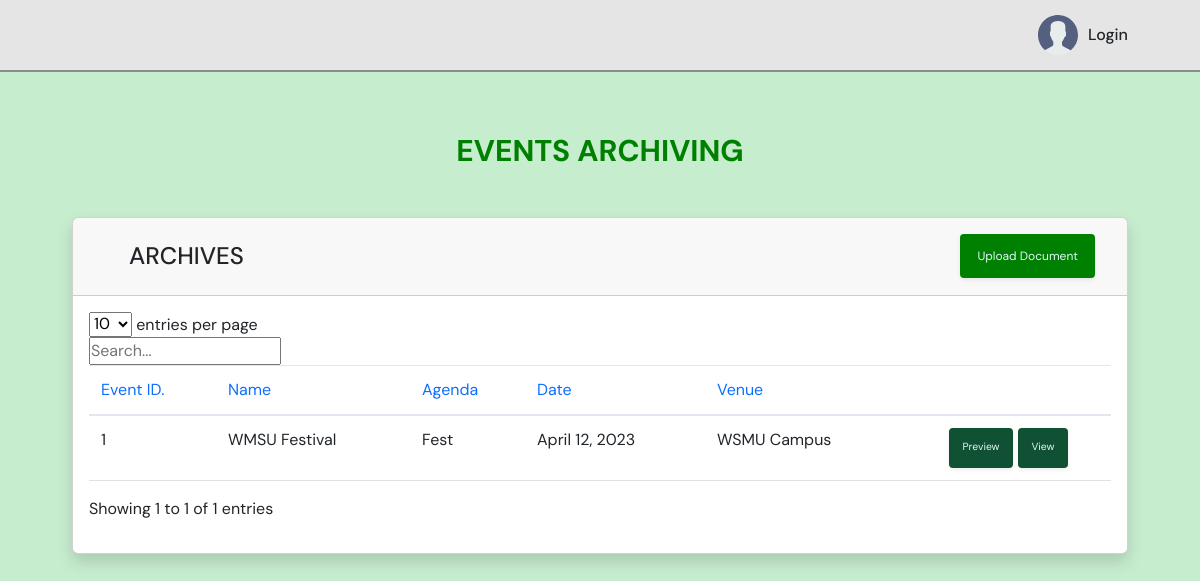
Screenshot of /events/ with the database file from the repository.
### home/models.py (models this page shows, shortened)
class Event(models.Model):
    event_id = models.CharField(max_length=10, primary_key=True)
    event_name = models.CharField(max_length=100, null=True, blank=True)
    event_agenda = models.CharField(max_length=100, null=True, blank=True)
    event_date = models.DateField(null=True, blank=True)
    event_venue = models.CharField(max_length=100, null=True, blank=True)
    no_participants = models.CharField(max_length=100, null=True, blank=True)
    impl_agency = models.CharField(max_length=100, null=True, blank=True)
    attendance_file = models.FileField(null=True, blank=True)
    created_at = models.DateTimeField(auto_now_add=True)
    created_by = models.CharField(max_length=100, null=True, blank=True)
    modified_at = models.DateTimeField(auto_now=True)
    modified_by = models.CharField(max_length=100, null=True, blank=True)
    class Meta:
        ordering = ['-created_at']

### home/views.py (the view)
# urls.py: path('events/', views.events, name="events"),
def events(request):
    events = Event.objects.all()
    context = {
        'navbar': 'events',
        'events': events
    }
    return render(request, 'home/events.html', context)

### templates/home/events.html (shortened to what this page needs)
{% extends 'index.html' %}
{% load static %}
{% block css %}
<link rel="stylesheet" href="{% static 'css/datatables.css' %}" />
{% endblock css %}
{% block content %}
<main>
	<div class="container">
		<h2 class="head-text">EVENTS ARCHIVING</h2>
		<div class="card shadow mb-4 mt-5">
			<div class="dashboard-header card-header py-3 d-flex flex-row align-items-center justify-content-between">
				<h4 class="font-weight-bold archives">Archives</h4>
				<a href="{% url 'add-event' %}" class="add-docs d-none d-sm-inline-block btn btn-sm shadow-sm"> Upload Document </a>
			</div>
			<div class="card-body">
				<div class="table-responsive">
					<table class="table datatable" width="100%" cellspacing="0">
						<thead>
							<tr>
								<th>Event ID.</th>
								<th>Name</th>
								<th>Agenda</th>
								<th>Date</th>
								<th>Venue</th>
								<th></th>
							</tr>
						</thead>
						<tbody>
							{% for event in events %}
							<tr>
								<td>{{event.event_id}}</td>
								<td>{{event.event_name}}</td>
								<td>{{event.event_agenda}}</td>
								<td>{{event.event_date}}</td>
								<td>{{event.event_venue}}</td>
								<td class="text-center">
									<span class="pop dl-docs d-none d-sm-inline-block btn btn-sm shadow-sm"> Preview </span>
									<a href="{% url 'event' event.event_id %}" class="dl-docs d-none d-sm-inline-block btn btn-sm shadow-sm"> View </a>
								</td>
							</tr>
							{% endfor %}
						</tbody>
					</table>
				</div>
			</div>
		</div>
	</div>
</main>
 {% endblock content %}

### static/css/style.css (style rules this page uses)
:root { --clr-primary-400: hsl(228, 39%, 23%); --clr-white-500: #e1f6fb; --clr-white: #e5e5e5; --clr-gray: #8b8b8b; --clr-dark-gray: hwb(0 26% 74%); --clr-green-100: #75cb98; --clr-green-200: #5dd693; --clr-green-300: #66b366; --clr-green-400: #00b300; --clr-green-500: #198d19; --clr-green-600: #008000; --clr-green-700: #0f5132; }
*, *::before, *::after { box-sizing: border-box; }
* { margin: 0; padding: 0; font: inherit; }
html, body { position: relative; min-height: 100vh; }
body { font-family: "DM Sans", -apple-system, BlinkMacSystemFont, "Segoe UI", Roboto, Oxygen, Ubuntu, Cantarell, "Open Sans", "Helvetica Neue", sans-serif; text-rendering: optimizeSpeed; line-height: 1.5; background-color: #94dda485; }
a { text-decoration: none; }
main { padding-bottom: 370px; }
.container { padding-inline: 12px; }
.head-text { margin-top: 8.3rem; text-align: center; font-size: 30px; font-weight: 700; color: var(--clr-green-600); }
.archives { padding: 0.5rem 0 0 2.5rem; text-transform: uppercase; }
.add-docs { font-size: 0.75rem; color: var(--clr-white-500); background-color: var(--clr-green-600); padding: 0.75rem 1rem; margin-right: 1rem; }
.dl-docs { font-size: 0.65rem; line-height: 1.2; color: var(--clr-white-500); background-color: var(--clr-green-700); padding: 0.8rem; }
table { border-collapse: collapse; }
.table { width: 100%; margin-bottom: 1rem; color: #858796; }
.table th, .table td { padding: 0.75rem; vertical-align: top; border-top: 1px solid #e3e6f0; }
.table thead th { vertical-align: bottom; border-bottom: 2px solid #e3e6f0; }
.table-responsive { display: block; width: 100%; overflow-x: auto; -webkit-overflow-scrolling: touch; }
@media (min-width: 575px) { .container { max-width: 570px; width: 100%; margin-inline: auto; } }
@media (min-width: 768px) { :root { --fs-2: 6rem; --fs-3: 5.5rem; } }
@media (min-width: 768px) { .container { max-width: 720px; } }
@media (min-width: 992px) { :root { --fs-3: 7rem; } }
@media (min-width: 992px) { .container { max-width: 150rem; width: 90%; margin: auto; } }
@media (min-width: 1200px) { .container { max-width: 150rem; width: 90%; margin: auto; } }

### rows the page displays
Event: event_id "1", event_name "WMSU Festival", event_agenda "Fest", event_date "April 12, 2023", event_venue "WSMU Campus"
